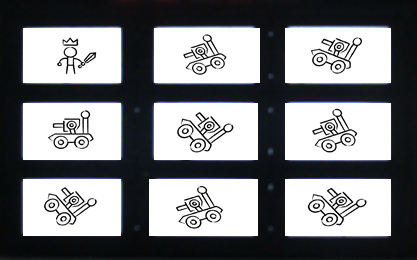
#> input picture Digital_Image _Processing_Anonmous/Experiment2/Task5/image.png, 417 x 260 px, given in place of image.jpg, which was not available
$ python '形态学.py'
#> lines starting #> are read from the running program, lines starting #| are printed output that depends on the picture; after the words box and inside, x2 and y2 are one past the last pixel; in counts of white or black regions, pixels touching at a corner belong together; pictures that were not available may be replaced by others from this repository, and a replacement may not be noted
"""
图像形态学

图像形态学（Image Morphology）是一种基于图像形状特征的图像处理技术，
主要用于分析和处理二值图像，但也可以扩展到灰度图像。
形态学操作主要依赖于结构元素（Structuring Element）对图像进行形状变换，
常用于图像预处理、形态特征提取、噪声消除和图像分割等领域。

基本概念

结构元素（Structuring Element）：
    结构元素是一个小的形状或模板，用于在图像上进行形态学操作。它可以是任何形状，如方形、圆形、十字形等。
    结构元素的每个元素可以取值为1或0，用于定义操作的邻域。

二值图像：
    图像的像素值只有0和1（或黑和白），常用于形态学操作。
    图像中的目标区域和背景区域通过像素值区分。


基本形态学操作

腐蚀（Erosion）：
    腐蚀操作会缩小图像中的白色区域（前景），主要用于消除噪声、分割物体和去掉小的目标。
    操作：用结构元素在图像中移动，如果结构元素完全包含在前景中，则中心像素保留为前景，否则变为背景。

膨胀（Dilation）：
    膨胀操作会扩大图像中的白色区域（前景），主要用于填充物体中的孔洞、连接相邻的物体和增强物体边界。
    操作：用结构元素在图像中移动，如果结构元素与前景有重叠，则中心像素变为前景。

开运算（Opening）：
    开运算是先腐蚀后膨胀的操作，用于去除小的物体、平滑物体边界和消除噪声。
    操作：对图像进行腐蚀操作，然后对腐蚀后的图像进行膨胀操作。

闭运算（Closing）：
    闭运算是先膨胀后腐蚀的操作，用于填补物体中的小孔、连接断裂的部分和平滑物体边界。
    操作：对图像进行膨胀操作，然后对膨胀后的图像进行腐蚀操作。

形态学梯度（Morphological Gradient）：
    形态学梯度是膨胀和腐蚀结果的差异，用于提取物体的边缘。
    操作：图像的膨胀结果减去腐蚀结果。
"""

import cv2
import numpy as np

def resize_image(image, size):
    return cv2.resize(image, size, interpolation=cv2.INTER_AREA)

# 读取图像
image = cv2.imread('image.jpg', cv2.IMREAD_GRAYSCALE)
#> image: shape (260, 417); min 0, max 255, mean 125.7

# 二值化图像
_, binary_image = cv2.threshold(image, 127, 255, cv2.THRESH_BINARY)
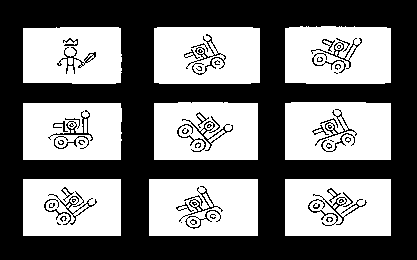
#> binary_image: shape (260, 417); 45.8% white; 13 white regions (2 under 20 px), largest, box (x1, y1, x2, y2) and area: (149, 179, 258, 236) 5827, (285, 102, 391, 160) 5732, (154, 27, 260, 84) 5666

# 定义结构元素
kernel = np.ones((5, 5), np.uint8)

# 腐蚀
eroded_image = cv2.erode(binary_image, kernel, iterations=1)
#> eroded_image: shape (260, 417); 32.1% white; 31 white regions (22 under 20 px), largest, box (x1, y1, x2, y2) and area: (151, 181, 256, 234) 4102, (156, 29, 258, 82) 4077, (287, 104, 389, 158) 4033

# 膨胀
dilated_image = cv2.dilate(binary_image, kernel, iterations=1)
#> dilated_image: shape (260, 417); 54.5% white; 1 black region, box (x1, y1, x2, y2) and area: (0, 0, 417, 260) 49345

# 开运算
opened_image = cv2.morphologyEx(binary_image, cv2.MORPH_OPEN, kernel)
#> opened_image: shape (260, 417); 41.5% white; 23 white regions, largest, box (x1, y1, x2, y2) and area: (149, 179, 258, 236) 5178, (285, 102, 391, 160) 5122, (154, 27, 260, 84) 5107

# 闭运算
closed_image = cv2.morphologyEx(binary_image, cv2.MORPH_CLOSE, kernel)
#> closed_image: shape (260, 417); 49% white; 9 white regions, largest, box (x1, y1, x2, y2) and area: (149, 179, 258, 236) 6213, (285, 102, 391, 160) 6117, (285, 26, 391, 84) 6047

# 形态学梯度
gradient_image = cv2.morphologyEx(binary_image, cv2.MORPH_GRADIENT, kernel)
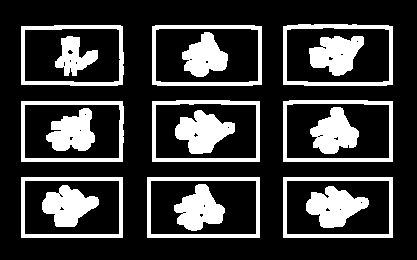
#> gradient_image: shape (260, 417); 22.4% white; 18 white regions, largest, box (x1, y1, x2, y2) and area: (175, 110, 235, 154) 1595, (306, 186, 369, 228) 1595, (309, 36, 364, 76) 1476

# 顶帽变换
top_hat_image = cv2.morphologyEx(binary_image, cv2.MORPH_TOPHAT, kernel)
#> top_hat_image: shape (260, 417); 4.4% white in thin lines or dots, all inside (x1, y1, x2, y2) = (46, 26, 365, 227)

# 黑帽变换
black_hat_image = cv2.morphologyEx(binary_image, cv2.MORPH_BLACKHAT, kernel)
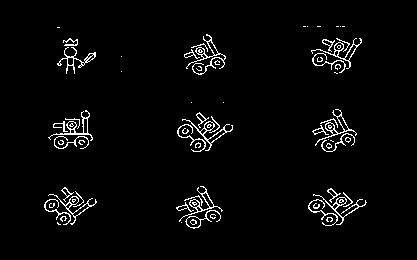
#> black_hat_image: shape (260, 417); 3.2% white in thin lines or dots, all inside (x1, y1, x2, y2) = (44, 26, 367, 229)

# 缩放图像
size = (350, 350)
binary_image = resize_image(binary_image, size)
eroded_image = resize_image(eroded_image, size)
dilated_image = resize_image(dilated_image, size)
opened_image = resize_image(opened_image, size)
closed_image = resize_image(closed_image, size)
gradient_image = resize_image(gradient_image, size)
top_hat_image = resize_image(top_hat_image, size)
black_hat_image = resize_image(black_hat_image, size)

# 将图像组合成一张图
row1 = cv2.hconcat([binary_image, eroded_image, dilated_image])
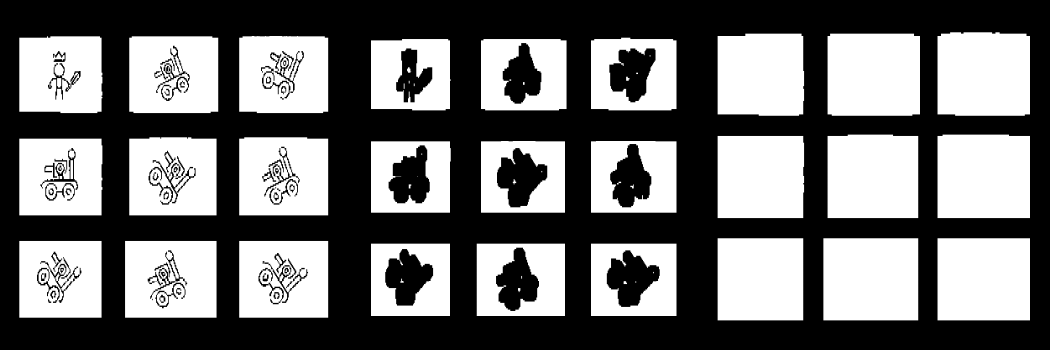
#> row1: shape (350, 1050); min 0, max 255, mean 112.6
row2 = cv2.hconcat([opened_image, closed_image, gradient_image])
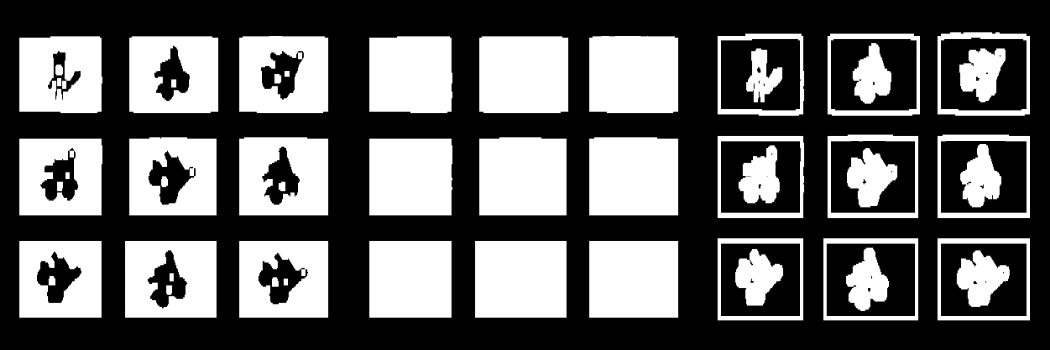
#> row2: shape (350, 1050); min 0, max 255, mean 95.8
row3 = cv2.hconcat([top_hat_image, black_hat_image, np.zeros_like(binary_image)])
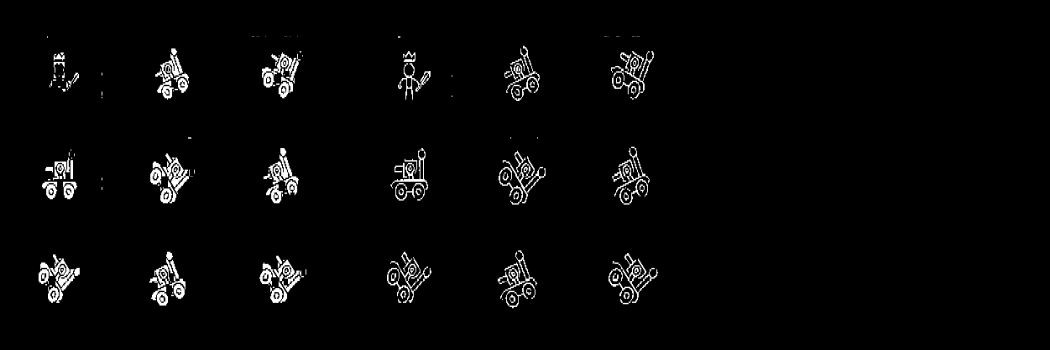
#> row3: shape (350, 1050); min 0, max 255, mean 6.4

combined_image = cv2.vconcat([row1, row2, row3])

# 添加图像标签
def add_text(image, text, position):
#> called with text = 'Original Image', position = (10, 20)
    return cv2.putText(image, text, position, cv2.FONT_HERSHEY_SIMPLEX, 0.5, (255, 255, 255), 1)
#> returned value: shape (1050, 1050)

combined_image = add_text(combined_image, 'Original Image', (10, 20))
combined_image = add_text(combined_image, 'Eroded Image', (10 + size[0], 20))
#> in add_text (call 2), `return cv2.putText(image, text, position, cv2.FONT_HERSHEY_SIMPLEX, 0...`: returned value: shape (1050, 1050); min 0, max 255, mean 71.7
combined_image = add_text(combined_image, 'Dilated Image', (10 + 2 * size[0], 20))
#> in add_text (call 3), `return cv2.putText(image, text, position, cv2.FONT_HERSHEY_SIMPLEX, 0...`: returned value: shape (1050, 1050); min 0, max 255, mean 71.8
combined_image = add_text(combined_image, 'Opened Image', (10, 20 + size[1]))
#> in add_text (call 4), `return cv2.putText(image, text, position, cv2.FONT_HERSHEY_SIMPLEX, 0...`: returned value: shape (1050, 1050); min 0, max 255, mean 71.8
combined_image = add_text(combined_image, 'Closed Image', (10 + size[0], 20 + size[1]))
#> in add_text (call 5), `return cv2.putText(image, text, position, cv2.FONT_HERSHEY_SIMPLEX, 0...`: returned value: shape (1050, 1050); min 0, max 255, mean 71.9
combined_image = add_text(combined_image, 'Gradient Image', (10 + 2 * size[0], 20 + size[1]))
#> in add_text (call 6), `return cv2.putText(image, text, position, cv2.FONT_HERSHEY_SIMPLEX, 0...`: returned value: shape (1050, 1050); min 0, max 255, mean 71.9
combined_image = add_text(combined_image, 'Top-hat Image', (10, 20 + 2 * size[1]))
#> in add_text (call 7), `return cv2.putText(image, text, position, cv2.FONT_HERSHEY_SIMPLEX, 0...`:
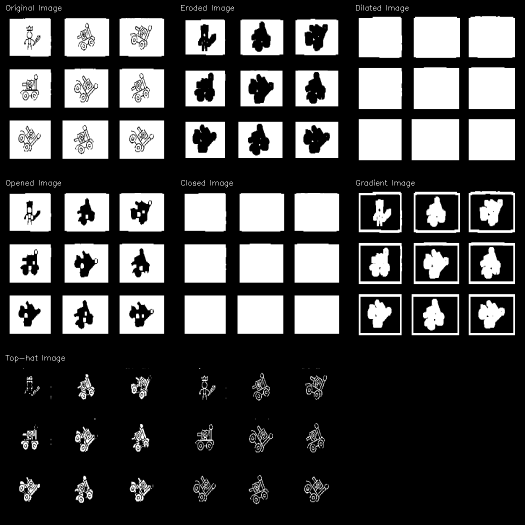
#> returned value: shape (1050, 1050) (shown at 1/2 size); min 0, max 255, mean 72
combined_image = add_text(combined_image, 'Black-hat Image', (10 + size[0], 20 + 2 * size[1]))
#> in add_text (call 8), `return cv2.putText(image, text, position, cv2.FONT_HERSHEY_SIMPLEX, 0...`: returned value: shape (1050, 1050); 0.03% of pixels changed, all inside (x1, y1, x2, y2) = (362, 710, 494, 725)

# 显示结果
cv2.imshow('Combined Image', combined_image)

# 等待用户按键操作
cv2.waitKey(0)
cv2.destroyAllWindows()
